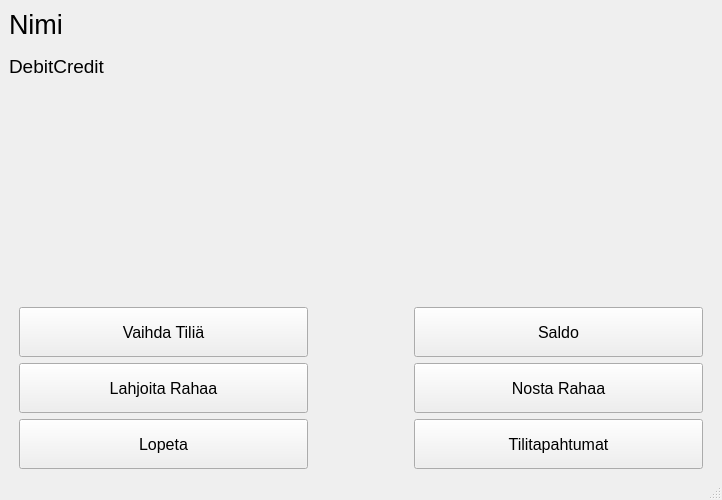
<?xml version="1.0" encoding="UTF-8"?>
<ui version="4.0">
 <class>MainWindow</class>
 <widget class="QMainWindow" name="MainWindow">
  <property name="geometry">
   <rect>
    <x>0</x>
    <y>0</y>
    <width>722</width>
    <height>500</height>
   </rect>
  </property>
  <property name="maximumSize">
   <size>
    <width>722</width>
    <height>500</height>
   </size>
  </property>
  <property name="windowTitle">
   <string>MainWindow</string>
  </property>
  <widget class="QWidget" name="centralwidget">
   <layout class="QVBoxLayout" name="verticalLayout_6">
    <item>
     <layout class="QVBoxLayout" name="verticalLayout_5">
      <item>
       <widget class="QLabel" name="tiliNimiLabel">
        <property name="minimumSize">
         <size>
          <width>0</width>
          <height>30</height>
         </size>
        </property>
        <property name="maximumSize">
         <size>
          <width>16777215</width>
          <height>40</height>
         </size>
        </property>
        <property name="font">
         <font>
          <pointsize>20</pointsize>
         </font>
        </property>
        <property name="text">
         <string>Nimi</string>
        </property>
        <property name="alignment">
         <set>Qt::AlignLeading|Qt::AlignLeft|Qt::AlignTop</set>
        </property>
       </widget>
      </item>
      <item>
       <widget class="QLabel" name="tiliLabel">
        <property name="font">
         <font>
          <pointsize>14</pointsize>
         </font>
        </property>
        <property name="text">
         <string>DebitCredit</string>
        </property>
        <property name="alignment">
         <set>Qt::AlignLeading|Qt::AlignLeft|Qt::AlignTop</set>
        </property>
       </widget>
      </item>
      <item>
       <layout class="QHBoxLayout" name="horizontalLayout">
        <item>
         <layout class="QVBoxLayout" name="verticalLayout_3">
          <property name="leftMargin">
           <number>10</number>
          </property>
          <property name="rightMargin">
           <number>50</number>
          </property>
          <item>
           <widget class="QPushButton" name="vaihdaTiliButton">
            <property name="minimumSize">
             <size>
              <width>0</width>
              <height>50</height>
             </size>
            </property>
            <property name="font">
             <font>
              <pointsize>12</pointsize>
             </font>
            </property>
            <property name="text">
             <string>Vaihda Tiliä</string>
            </property>
           </widget>
          </item>
          <item>
           <widget class="QPushButton" name="lahjoitaButton">
            <property name="minimumSize">
             <size>
              <width>0</width>
              <height>50</height>
             </size>
            </property>
            <property name="font">
             <font>
              <pointsize>12</pointsize>
             </font>
            </property>
            <property name="text">
             <string>Lahjoita Rahaa</string>
            </property>
           </widget>
          </item>
          <item>
           <widget class="QPushButton" name="lopetaButton">
            <property name="minimumSize">
             <size>
              <width>0</width>
              <height>50</height>
             </size>
            </property>
            <property name="font">
             <font>
              <pointsize>12</pointsize>
             </font>
            </property>
            <property name="text">
             <string>Lopeta</string>
            </property>
           </widget>
          </item>
         </layout>
        </item>
        <item>
         <layout class="QVBoxLayout" name="verticalLayout_4">
          <property name="leftMargin">
           <number>50</number>
          </property>
          <property name="rightMargin">
           <number>10</number>
          </property>
          <item>
           <widget class="QPushButton" name="saldoButton">
            <property name="minimumSize">
             <size>
              <width>0</width>
              <height>50</height>
             </size>
            </property>
            <property name="font">
             <font>
              <pointsize>12</pointsize>
             </font>
            </property>
            <property name="text">
             <string>Saldo</string>
            </property>
           </widget>
          </item>
          <item>
           <widget class="QPushButton" name="nostaRahaaButton">
            <property name="minimumSize">
             <size>
              <width>0</width>
              <height>50</height>
             </size>
            </property>
            <property name="baseSize">
             <size>
              <width>0</width>
              <height>0</height>
             </size>
            </property>
            <property name="font">
             <font>
              <pointsize>12</pointsize>
             </font>
            </property>
            <property name="text">
             <string>Nosta Rahaa</string>
            </property>
           </widget>
          </item>
          <item>
           <widget class="QPushButton" name="tilitapahtumatButton">
            <property name="minimumSize">
             <size>
              <width>0</width>
              <height>50</height>
             </size>
            </property>
            <property name="font">
             <font>
              <pointsize>12</pointsize>
             </font>
            </property>
            <property name="text">
             <string>Tilitapahtumat</string>
            </property>
           </widget>
          </item>
         </layout>
        </item>
       </layout>
      </item>
     </layout>
    </item>
   </layout>
  </widget>
  <widget class="QMenuBar" name="menubar">
   <property name="geometry">
    <rect>
     <x>0</x>
     <y>0</y>
     <width>722</width>
     <height>25</height>
    </rect>
   </property>
  </widget>
  <widget class="QStatusBar" name="statusbar"/>
 </widget>
 <resources/>
 <connections/>
</ui>
